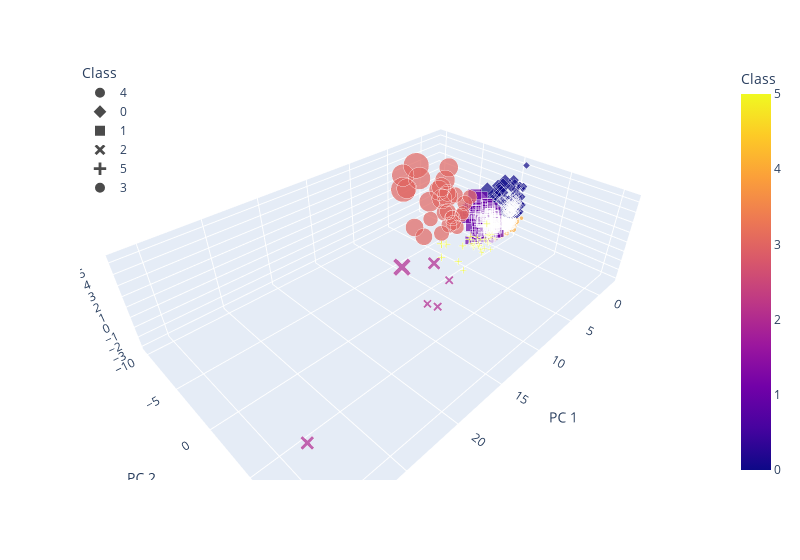

Here is the notebook cell this chart was saved with:
### Markdown cell above
### Kmeans Plots

### Code cell
# Creating a 3D-Scatter with the PCA data and the clusters
# Plot
fig = px.scatter_3d(clustered_k_df, x="PC 1", y="PC 2", z="PC 3", color="Class", symbol="Class",size="average_listing_price", size_max=25, width=800, hover_name="metro_area_city", hover_data=["average_listing_price"])
fig.update_layout(legend=dict(x=0,y=1))
fig.show()

### Figure 1 — Plotly figure (JSON) as saved in the notebook; plotly's stock layout.template omitted (floating-point values rounded to 4 significant figures; data arrays with more than 128 entries replaced by an {"elided": "..."} marker saying what was removed)
{"data": [{"customdata": {"elided": "478x1 float values"}, "hovertemplate": "<b>%{hovertext}</b><br><br>Class=%{marker.color}<br>PC 1=%{x}<br>PC 2=%{y}<br>PC 3=%{z}<br>average_listing_price=%{customdata[0]}<extra></extra>", "hovertext": {"elided": "478 str values"}, "legendgroup": "4", "marker": {"color": {"elided": "478 int values"}, "coloraxis": "coloraxis", "size": {"elided": "478 float values"}, "sizemode": "area", "sizeref": 5273.0, "symbol": "circle"}, "mode": "markers", "name": "4", "scene": "scene", "showlegend": true, "type": "scatter3d", "x": {"elided": "478 float values"}, "y": {"elided": "478 float values"}, "z": {"elided": "478 float values"}}, {"customdata": {"elided": "185x1 float values"}, "hovertemplate": "<b>%{hovertext}</b><br><br>Class=%{marker.color}<br>PC 1=%{x}<br>PC 2=%{y}<br>PC 3=%{z}<br>average_listing_price=%{customdata[0]}<extra></extra>", "hovertext": {"elided": "185 str values"}, "legendgroup": "0", "marker": {"color": {"elided": "185 int values"}, "coloraxis": "coloraxis", "size": {"elided": "185 float values"}, "sizemode": "area", "sizeref": 5273.0, "symbol": "diamond"}, "mode": "markers", "name": "0", "scene": "scene", "showlegend": true, "type": "scatter3d", "x": {"elided": "185 float values"}, "y": {"elided": "185 float values"}, "z": {"elided": "185 float values"}}, {"customdata": {"elided": "186x1 float values"}, "hovertemplate": "<b>%{hovertext}</b><br><br>Class=%{marker.color}<br>PC 1=%{x}<br>PC 2=%{y}<br>PC 3=%{z}<br>average_listing_price=%{customdata[0]}<extra></extra>", "hovertext": {"elided": "186 str values"}, "legendgroup": "1", "marker": {"color": {"elided": "186 int values"}, "coloraxis": "coloraxis", "size": {"elided": "186 float values"}, "sizemode": "area", "sizeref": 5273.0, "symbol": "square"}, "mode": "markers", "name": "1", "scene": "scene", "showlegend": true, "type": "scatter3d", "x": {"elided": "186 float values"}, "y": {"elided": "186 float values"}, "z": {"elided": "186 float values"}}, {"customdata": [[432500.0], [462100.0], [444500.0], [1752000.0], [937800.0], [1073000.0]], "hovertemplate": "<b>%{hovertext}</b><br><br>Class=%{marker.color}<br>PC 1=%{x}<br>PC 2=%{y}<br>PC 3=%{z}<br>average_listing_price=%{customdata[0]}<extra></extra>", "hovertext": ["atlanta-sandy springs-roswell, ga", "chicago-naperville-elgin, il-in-wi", "houston-the woodlands-sugar land, tx", "los angeles-long beach-anaheim, ca", "miami-fort lauderdale-west palm beach, fl", "new york-newark-jersey city, ny-nj-pa"], "legendgroup": "2", "marker": {"color": [2, 2, 2, 2, 2, 2], "coloraxis": "coloraxis", "size": [432500.0, 462100.0, 444500.0, 1752000.0, 937800.0, 1073000.0], "sizemode": "area", "sizeref": 5273.0, "symbol": "x"}, "mode": "markers", "name": "2", "scene": "scene", "showlegend": true, "type": "scatter3d", "x": [17.03, 16.16, 12.22, 14.02, 15.3, 31.07], "y": [5.699, 5.93, 3.743, 0.1379, 4.664, 10.79], "z": [2.172, 1.533, 0.7349, 1.136, 4.346, 4.787]}, {"customdata": [[552100.0], [417200.0], [886700.0], [509100.0], [456200.0], [354200.0], [363500.0], [487900.0], [671000.0], [332400.0], [345600.0], [441500.0], [377600.0], [469500.0], [343600.0], [283200.0], [469000.0], [537400.0], [333300.0], [447300.0], [403300.0], [622900.0], [294800.0], [599800.0], [444600.0], [566600.0], [653000.0], [390900.0], [857000.0], [305400.0], [401800.0], [380100.0], [683200.0]], "hovertemplate": "<b>%{hovertext}</b><br><br>Class=%{marker.color}<br>PC 1=%{x}<br>PC 2=%{y}<br>PC 3=%{z}<br>average_listing_price=%{customdata[0]}<extra></extra>", "hovertext": ["austin-round rock, tx", "baltimore-columbia-towson, md", "boston-cambridge-newton, ma-nh", "cape coral-fort myers, fl", "charlotte-concord-gastonia, nc-sc", "cincinnati, oh-ky-in", "columbus, oh", "dallas-fort worth-arlington, tx", "denver-aurora-lakewood, co", "detroit-warren-dearborn, mi", "indianapolis-carmel-anderson, in", "jacksonville, fl", "kansas city, mo-ks", "las vegas-henderson-paradise, nv", "louisville/jefferson county, ky-in", "memphis, tn-ms-ar", "minneapolis-st. paul-bloomington, mn-wi", "nashville-davidson--murfreesboro--franklin, tn", "oklahoma city, ok", "orlando-kissimmee-sanford, fl", "philadelphia-camden-wilmington, pa-nj-de-md", "phoenix-mesa-scottsdale, az", "pittsburgh, pa", "portland-vancouver-hillsboro, or-wa", "raleigh, nc", "riverside-san bernardino-ontario, ca", "sacramento--roseville--arden-arcade, ca", "san antonio-new braunfels, tx", "seattle-tacoma-bellevue, wa", "st. louis, mo-il", "tampa-st. petersburg-clearwater, fl", "virginia beach-norfolk-newport news, va-nc", "washington-arlington-alexandria, dc-va-md-wv"], "legendgroup": "5", "marker": {"color": [5, 5, 5, 5, 5, 5, 5, 5, 5, 5, 5, 5, 5, 5, 5, 5, 5, 5, 5, 5, 5, 5, 5, 5, 5, 5, 5, 5, 5, 5, 5, 5, 5], "coloraxis": "coloraxis", "size": [552100.0, 417200.0, 886700.0, 509100.0, 456200.0, 354200.0, 363500.0, 487900.0, 671000.0, 332400.0, 345600.0, 441500.0, 377600.0, 469500.0, 343600.0, 283200.0, 469000.0, 537400.0, 333300.0, 447300.0, 403300.0, 622900.0, 294800.0, 599800.0, 444600.0, 566600.0, 653000.0, 390900.0, 857000.0, 305400.0, 401800.0, 380100.0, 683200.0], "sizemode": "area", "sizeref": 5273.0, "symbol": "cross"}, "mode": "markers", "name": "5", "scene": "scene", "showlegend": true, "type": "scatter3d", "x": [4.517, 4.121, 6.239, 2.84, 3.938, 2.725, 3.731, 10.23, 5.233, 5.011, 3.017, 5.215, 2.731, 4.168, 2.798, 2.278, 4.998, 4.122, 2.919, 3.52, 7.078, 8.37, 2.755, 3.955, 3.18, 5.94, 3.335, 5.43, 5.581, 3.413, 5.865, 3.551, 7.831], "y": [0.1508, 0.1898, -2.194, 0.4597, 0.6601, 0.7903, 1.131, 3.599, -0.3795, 2.593, 0.4968, 1.531, 0.7937, 0.8014, 0.7821, 1.229, 0.7408, 0.02758, 0.9612, 1.17, 3.111, 1.6, 1.106, -0.5986, -0.2254, 1.766, -0.9062, 1.861, -2.145, 1.478, 1.887, 0.913, -0.7781], "z": [-0.7774, -0.8388, -1.09, 0.8087, -0.4162, -0.7692, -1.241, 0.6568, -0.9832, -0.1063, -0.8772, -0.06669, -0.3556, -0.7651, -1.193, -0.7952, -0.7053, -1.252, -1.109, 0.2499, 0.731, -0.3205, -0.1018, -0.9044, -0.8708, 0.672, -0.9643, -0.2873, -1.424, -0.04687, 0.2285, -0.3771, -1.247]}, {"customdata": [[950000.0], [988600.0], [1103000.0], [1371000.0], [1034000.0], [1816000.0], [2103000.0], [3296000.0], [1984000.0], [1151000.0], [2501000.0], [2001000.0], [1846000.0], [1436000.0], [2095000.0], [922300.0], [1232000.0], [2017000.0], [1187000.0], [1478000.0], [1657000.0], [980700.0], [1363000.0], [3126000.0], [1251000.0], [1246000.0], [2002000.0], [1155000.0], [2491000.0]], "hovertemplate": "<b>%{hovertext}</b><br><br>Class=%{marker.color}<br>PC 1=%{x}<br>PC 2=%{y}<br>PC 3=%{z}<br>average_listing_price=%{customdata[0]}<extra></extra>", "hovertext": ["barnstable town, ma", "boulder, co", "breckenridge, co", "bridgeport-stamford-norwalk, ct", "easton, md", "edwards, co", "gardnerville ranchos, nv", "glenwood springs, co", "hailey, id", "heber, ut", "jackson, wy-id", "kahului-wailuku-lahaina, hi", "kapaa, hi", "key west, fl", "napa, ca", "naples-immokalee-marco island, fl", "oxnard-thousand oaks-ventura, ca", "salinas, ca", "san diego-carlsbad, ca", "san francisco-oakland-hayward, ca", "san jose-sunnyvale-santa clara, ca", "san luis obispo-paso robles-arroyo grande, ca", "santa cruz-watsonville, ca", "santa maria-santa barbara, ca", "santa rosa, ca", "steamboat springs, co", "summit park, ut", "urban honolulu, hi", "vineyard haven, ma"], "legendgroup": "3", "marker": {"color": [3, 3, 3, 3, 3, 3, 3, 3, 3, 3, 3, 3, 3, 3, 3, 3, 3, 3, 3, 3, 3, 3, 3, 3, 3, 3, 3, 3, 3], "coloraxis": "coloraxis", "size": [950000.0, 988600.0, 1103000.0, 1371000.0, 1034000.0, 1816000.0, 2103000.0, 3296000.0, 1984000.0, 1151000.0, 2501000.0, 2001000.0, 1846000.0, 1436000.0, 2095000.0, 922300.0, 1232000.0, 2017000.0, 1187000.0, 1478000.0, 1657000.0, 980700.0, 1363000.0, 3126000.0, 1251000.0, 1246000.0, 2002000.0, 1155000.0, 2491000.0], "sizemode": "area", "sizeref": 5273.0, "symbol": "circle"}, "mode": "markers", "name": "3", "scene": "scene", "showlegend": true, "type": "scatter3d", "x": [2.047, 2.281, 3.141, 3.936, 0.7378, 1.537, 1.71, 2.937, 1.572, 1.02, 2.822, 2.179, 1.907, 2.056, 2.789, 3.555, 3.24, 2.324, 4.651, 6.306, 5.163, 1.526, 1.992, 4.131, 2.296, 1.445, 3.883, 3.099, 3.473], "y": [-3.11, -3.513, -6.408, -3.909, -3.354, -5.689, -5.508, -8.85, -6.046, -3.734, -8.466, -6.271, -6.216, -5.216, -6.979, -3.239, -3.802, -5.703, -3.574, -4.442, -6.81, -3.638, -5.088, -9.494, -4.194, -4.695, -9.239, -3.361, -10.2], "z": [0.3237, -1.434, -1.286, 0.7565, 1.515, 4.245, 1.179, 3.92, 2.777, 0.8172, 2.577, 1.752, 2.032, 1.795, 0.417, 0.3709, -0.9113, 1.04, -1.183, -1.239, -1.638, -0.3457, -0.3436, 1.4, -0.6403, 1.519, 1.508, -0.5047, 2.566]}], "layout": {"coloraxis": {"colorbar": {"title": {"text": "Class"}}, "colorscale": [[0, "#0d0887"], [0.1111, "#46039f"], [0.2222, "#7201a8"], [0.3333, "#9c179e"], [0.4444, "#bd3786"], [0.5556, "#d8576b"], [0.6667, "#ed7953"], [0.7778, "#fb9f3a"], [0.8889, "#fdca26"], [1, "#f0f921"]]}, "legend": {"itemsizing": "constant", "title": {"text": "Class"}, "tracegroupgap": 0, "x": 0, "y": 1}, "margin": {"t": 60}, "scene": {"domain": {"x": [0, 1], "y": [0, 1]}, "xaxis": {"title": {"text": "PC 1"}}, "yaxis": {"title": {"text": "PC 2"}}, "zaxis": {"title": {"text": "PC 3"}}}, "width": 800}}
